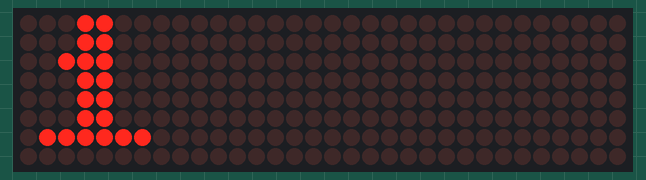
The program below on a simulated Raspberry Pi Pico running MicroPython. Parts: 32×8 LED matrix. Which way up the LED matrix modules are mounted is assumed.

Above: at 0.1 s.

The program:

LedMatrix.py
```python
# Autor: Carlos Eduardo Ortega Frias
import utime
from machine import Pin, SPI
import max7219

spi = SPI(0, baudrate=1000000, polarity=1, phase=0, sck=Pin(2), mosi=Pin(3))
ss = Pin(5, Pin.OUT)

display = max7219.Matrix8x8(spi, ss, 4)
display.brightness(1)

while True:
  display.text('1', 0, 0, 1)
  display.show()
  utime.sleep(0.3)
  display.fill(0)
```
